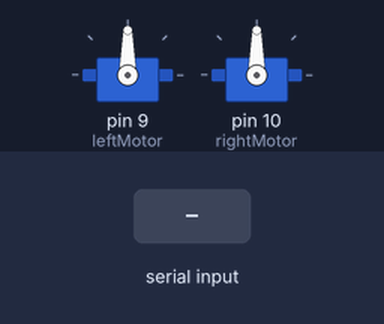
Bench run of a sketch on a simulated Arduino Uno, built with avr-gcc and run on an emulated ATmega328P. Shown: 2 × servo. Inputs (shaded band) come from the test bench. What the sketch prints to the serial monitor is not drawn.

Above: at 1.2 s.
1.3 s: "0" received over Serial
At 2.4 s:
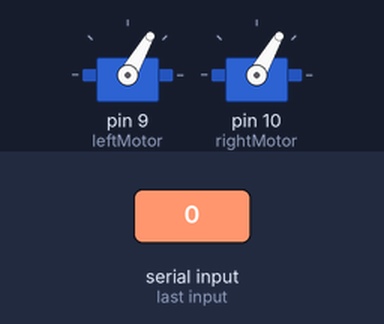
2.8 s: "1" received over Serial
At 3.3 s:
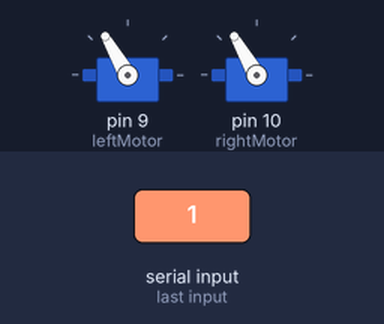
4.3 s: "0" received over Serial
At 4.7 s:
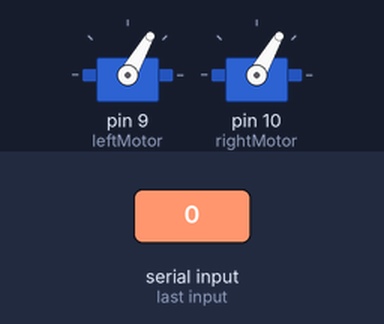
5.8 s: "3" received over Serial
At 6.7 s:
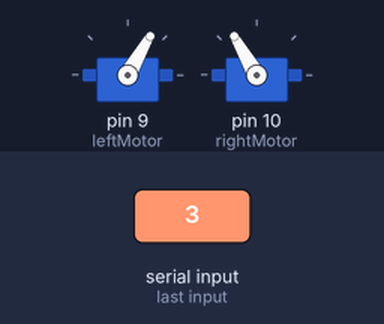
7.3 s: "2" received over Serial
At 7.9 s:
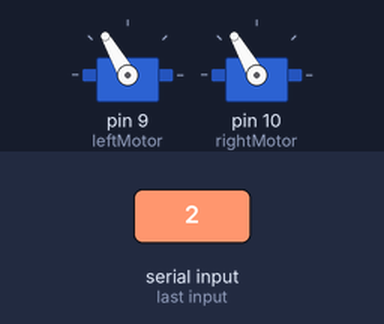
Timing chart, 0 to 9.8 s (numbered marks = the images above; inputs shaded):
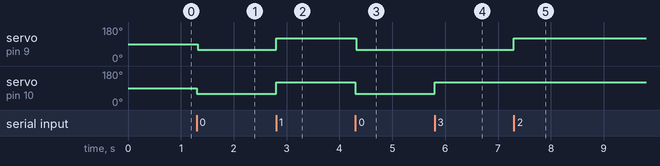

The sketch:

arduinoMotorControl.ino
```cpp
#include <Servo.h>

Servo leftMotor;
Servo rightMotor;
int pos = 0;

int zeroSpeed = 90;
int maxSpeed = 120;
int minSpeed = 60;

void setup() {
  Serial.begin(9600);
  leftMotor.attach(9);
  rightMotor.attach(10);

/*Serial.println("Zero Throttle");
leftMotor.write(zeroSpeed);  // Set the output to the middle or "zero" position. CONNECT THE ESC DURING THIS DELAY!!
rightMotor.write(zeroSpeed);
delay(5000);       // This delay allows the ESC to be connected and powered on. The motor will beep once on
                    // power up and once when it recognises the zero position.

Serial.println("Max");
leftMotor.write(maxSpeed); // Make sure your test bed is safe for the motor to turn at this point. It will run at maximum speed!
rightMotor.write(maxSpeed);
delay(2000);

Serial.println("Zero");
leftMotor.write(zeroSpeed); // Simulates the receiver sending a zero throttle signal again
rightMotor.write(zeroSpeed);
delay(2000);
*/


Serial.println("Setup Complete");

  Serial;
  while (!Serial) {
    ; // wait for serial port to connect. Needed for native USB
  }
  //pinMode(LED_BUILTIN, OUTPUT);
}

void go_left(){
 rightMotor.write(maxSpeed);
}

void go_right(){
 leftMotor.write(maxSpeed);
}
void go_forward(){
 leftMotor.write(maxSpeed);
 rightMotor.write(maxSpeed);
}

void stop_left_motor(){
 leftMotor.write(zeroSpeed);
}

void stop_right_motor(){
 rightMotor.write(zeroSpeed);
}

void stop_motors(){
 rightMotor.write(minSpeed);
 delay(20);
 leftMotor.write(minSpeed);
}

void loop() {
  char c;
  Serial.print(c);
  if (Serial.available() > 0) {
    c = Serial.read();
    switch (c) {
    case '0':
      stop_motors();
      Serial.println("stop_motors");
      Serial.write("A", 1);
      break;
    case '1':
      go_forward();
      Serial.println("go_forward");
      Serial.write("A", 1);
      break;
    case '2':
      go_right();
      Serial.println("go_right");
      Serial.write("A", 1);
      break;
    case '3':
      go_left();
      Serial.println("go_left");
      Serial.write("Arrrr", 1); // a - allright
      break;
    default:
      Serial.write("E", 1); // error
      stop_motors();
      Serial.println("stop_motors");
      break;
    }
  } else {
    //Serial.write("W", 1); // w - waiting to connect
    //Serial.println();
    //stop_motors();
  }
}
```

Measured:
- after the input at 1.3 s, servo on pin 9 (leftMotor), servo on pin 10 (rightMotor): 90° → 60° at once
- after the input at 2.8 s, servo on pin 9 (leftMotor), servo on pin 10 (rightMotor): 60° → 120° at once
- after the input at 4.3 s, servo on pin 9 (leftMotor), servo on pin 10 (rightMotor): 120° → 60° at once
- after the input at 5.8 s, servo on pin 10 (rightMotor): 60° → 120° at once
- after the input at 7.3 s, servo on pin 9 (leftMotor): 60° → 120° at once
